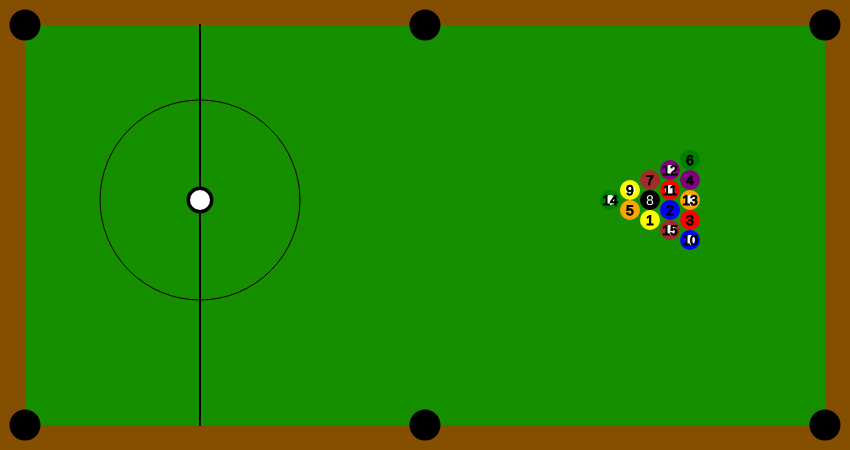
Frame 1 (no input)
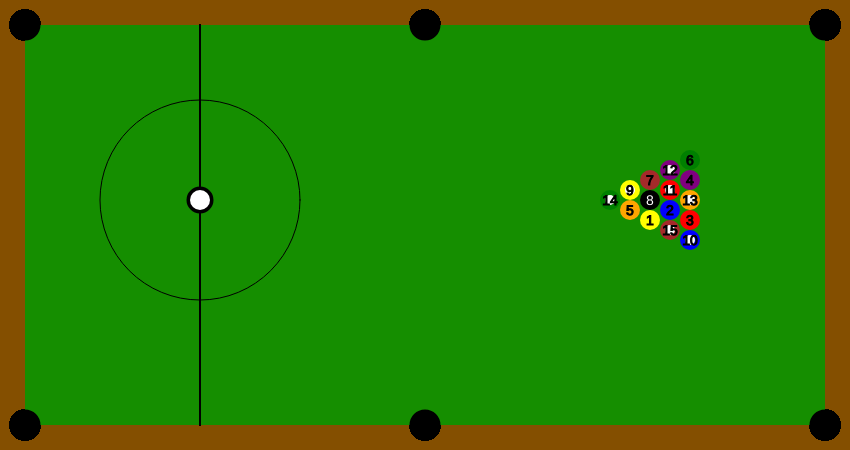
Frame 60 (no input)
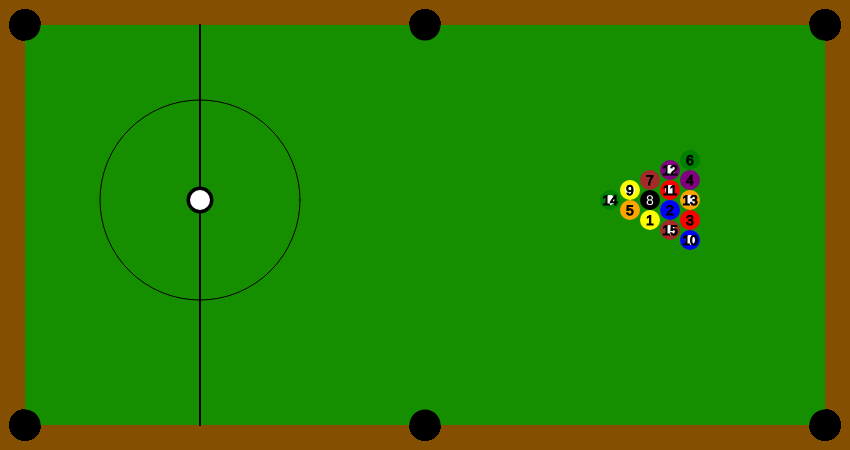
Frame 120 (the mouse pressed at the canvas centre since frame 60)

The p5.js sketch that drew these frames (run headless with seeded random() and noise() and a simulated clock; from frame 60 on, the mouse is pressed at the canvas centre):

// p5.js sketch
// ── sketch.js
let balls = [];
let cueBalls = [];
let explosions = [];

function setup() {
    createCanvas(850, 450);
    background(132, 79, 0);

    //starter balls
    balls.push(new Ball(650, 220, "yellow", 1, "solid"));
    balls.push(new Ball(630, 190, "yellow", 9, "stripe"));
    balls.push(new Ball(670, 210, "blue", 2, "solid"));
    balls.push(new Ball(690, 240, "blue", 10, "stripe"));
    balls.push(new Ball(690, 220, "red", 3, "solid"));
    balls.push(new Ball(670, 190, "red", 11, "stripe"));
    balls.push(new Ball(690, 180, "purple", 4, "solid"));
    balls.push(new Ball(670, 170, "purple", 12, "stripe"));
    balls.push(new Ball(650, 200, "black", 8, "solid"));
    balls.push(new Ball(630, 210, "orange", 5, "solid"));
    balls.push(new Ball(690, 200, "orange", 13, "stripe"));
    balls.push(new Ball(690, 160, "green", 6, "solid"));
    balls.push(new Ball(610, 200, "green", 14, "stripe"));
    balls.push(new Ball(650, 180, "brown", 7, "solid"));
    balls.push(new Ball(670, 230, "brown", 15, "stripe"));
    cueBalls.push(new Ball(200, 200, "white", "", "cue"));
}

function draw() {
    noStroke();
    fill(21, 142, 0);
    rect(25, 25, 800, 400);
    fill("black");
    stroke(0);
    strokeWeight(2);
    line(200, 25, 200, 425);
    ellipse(200, 200, 25);
    for (let i = 0; i < 3; i++) {
        ellipse(25 + (i * 400), 25, 29);
    }
    for (let i = 0; i < 3; i++) {
        ellipse(25 + (i * 400), 425, 29);
    }

    //draw & update balls
    for (let i = 0; i < balls.length; i++) {
        balls[i].draw();
    }
    for (let i = 0; i < cueBalls.length; i++) {
        cueBalls[i].draw();
    }
    //draw range indicator
    noFill();
    stroke("red");
    ellipse();
    //get rid of explosions
    for (let i = 0; i < explosions.length; i++) {
        if (explosions[i].size >= 200) {
            explosions.splice(i, 1);
            i--;
        }
    }
    //draw explosions
    for (let i = 0; i < explosions.length; i++) {
        explosions[i].draw();
    }
}

function mouseClicked() {
    if (dist(mouseX, mouseY, cueBalls[0].pos.x, cueBalls[0].pos.y) < 100) {
        explosions.push(new explosion(mouseX, mouseY, 0));
    }
}

class Ball {
    constructor(x, y, color, number, type) {
        this.pos = createVector(x, y);
        this.color = color;
        this.number = number;
        this.type = type;
        this.size = 20;
        this.moving = false;
        this.accel = 0;
        this.veloc = 0;
    }

    draw() {
        noStroke();
        if (this.type == "solid") {
            fill(this.color);
            ellipse(this.pos.x, this.pos.y, this.size);
        } else {
            fill(this.color);
            ellipse(this.pos.x, this.pos.y, this.size);
            fill("white");
            ellipse(this.pos.x, this.pos.y, 10);
        }
        if (this.type == "cue") {
            noFill();
            stroke("black");
            ellipse(this.pos.x, this.pos.y, 200);
        }
        textAlign(CENTER);
        textSize(14);
        strokeWeight(1);
        fill(0);
        stroke(1);
        if (this.number == 8) {
            fill(255);
            noStroke();
        }
        text(this.number, this.pos.x, this.pos.y + 4.5);
    }

    hit(x, y, input) {

    }
}

class cueBall {
    constructor(x, y, color, number, type) {
        this.pos = createVector(x, y);
        this.color = color;
        this.number = number;
        this.type = type;
        this.size = 20;
        this.moving = false;
        this.accel = 0;
        this.veloc = 0;
    }

    draw() {
        noStroke();
        fill(this.color);
        ellipse(this.pos.x, this.pos.y, this.size);
        noFill();
        stroke("black");
        ellipse(this.pos.x, this.pos.y, 200);
        textAlign(CENTER);
        textSize(14);
        strokeWeight(1);
        fill(0);
        stroke(1);
        if (this.number == 8) {
            fill(255);
            noStroke();
        }
        text(this.number, this.pos.x, this.pos.y + 4.5);
        //moves the ball
        if (this.moving == true) {
            console.log("yes2");
            this.veloc = this.accel;
            moveVector.setMag(this.veloc);
            this.pos.sub(moveVector);
            this.acel--;
            if (this.veloc <= 0) {
                this.moving == false;
            }
        }
    }

    hit(pos, size) {
        console.log("yes1");
        moveVector = p5.Vector.sub(pos, this.pos);
        this.moving = true;
        this.accel = 10 / size;
    }
}

class explosion {
    constructor(x, y, size) {
        this.pos = createVector(x, y);
        this.size = size;
    }

    draw() {
        noFill();
        let colors = ["orange", "red", "yellow"];
        stroke(random(colors));
        strokeWeight(5);
        ellipse(this.pos.x, this.pos.y, this.size);
        stroke(random(colors));
        ellipse(this.pos.x, this.pos.y, random(this.size));
        this.size += 30;
        if (dist(this.pos.x, this.pos.y, cueBalls[0].pos.x, cueBalls[0].pos.y) < this.size / 2) {
            cueBalls[0].hit(this.pos, this.size);
        }
        for (let i = 0; i < balls.length; i++) {
            if (dist(this.pos.x, this.pos.y, balls[i].pos.x, balls[i].pos.y) < this.size / 2) {
                balls[i].hit(this.pos, this.size);
            }
        }
    }
}
